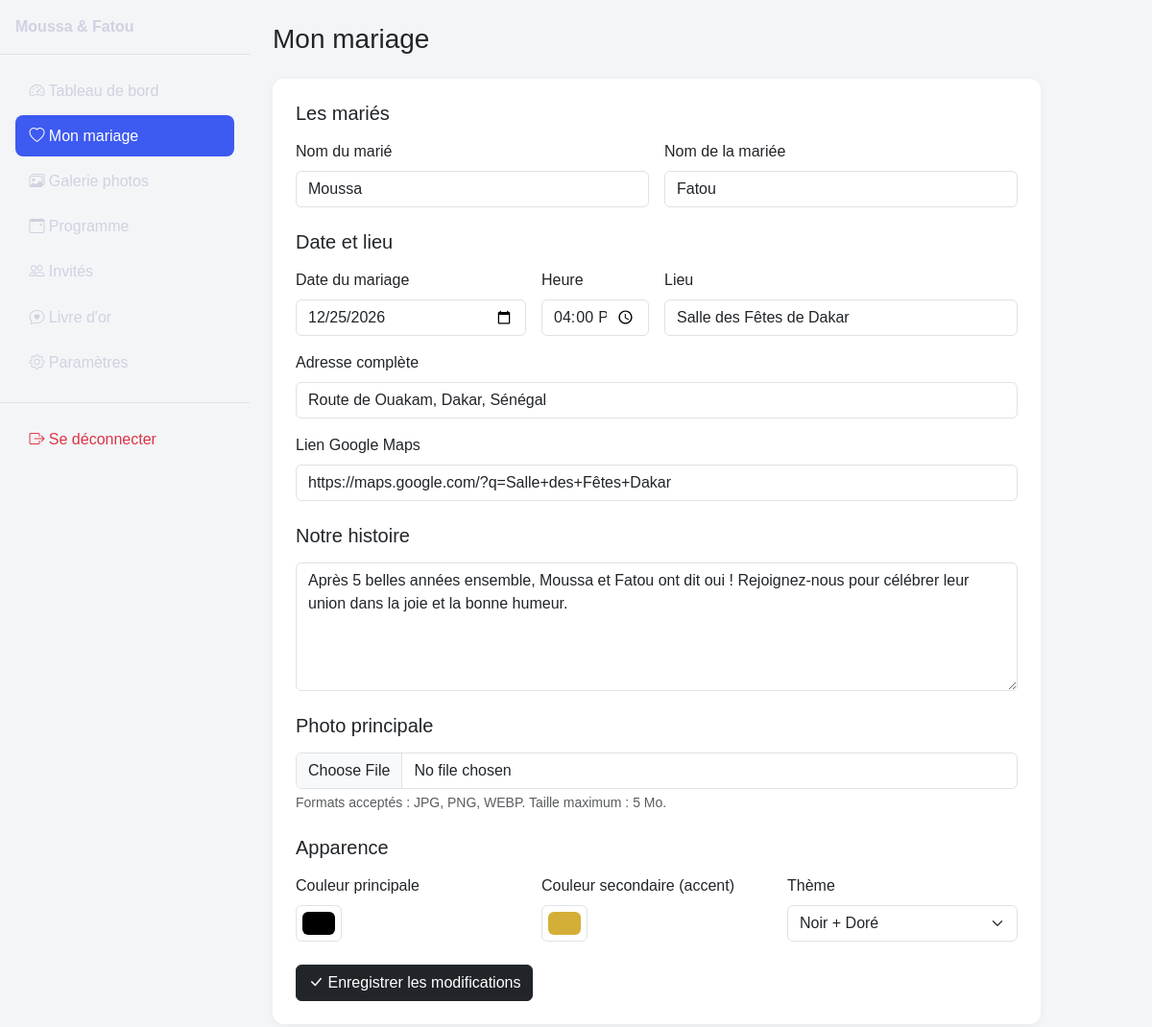
/admin/mariage.php (signed in), run on the app's committed database.
### tables this page shows
CREATE TABLE mariages (
    id INT AUTO_INCREMENT PRIMARY KEY,
    user_id INT NOT NULL,
    slug VARCHAR(150) NOT NULL UNIQUE,
    nom_marie VARCHAR(100) NOT NULL,
    nom_mariee VARCHAR(100) NOT NULL,
    date_mariage DATE NOT NULL,
    heure_mariage TIME,
    lieu VARCHAR(200),
    adresse VARCHAR(255),
    description TEXT,
    photo_principale VARCHAR(255),
    lien_google_maps VARCHAR(500),
    couleur_principale VARCHAR(20) DEFAULT '#000000',
    couleur_secondaire VARCHAR(20) DEFAULT '#D4AF37',
    theme VARCHAR(50) DEFAULT 'noir-dore',
    musique_fichier VARCHAR(255),
    date_creation DATETIME DEFAULT CURRENT_TIMESTAMP,
    FOREIGN KEY (user_id) REFERENCES users(id) ON DELETE CASCADE
);

### includes/functions.php (called while the page is built, shortened)
<?php
function e(?string $chaine): string
{
    return htmlspecialchars($chaine ?? '', ENT_QUOTES, 'UTF-8');
}

### admin/mariage.php (the view, shortened to what this page needs)
<?php
require_once __DIR__ . '/../includes/functions.php';
$pdo = getConnexionDB();
$mariageId = $_SESSION['mariage_id'];
$stmt = $pdo->prepare("SELECT * FROM mariages WHERE id = :id LIMIT 1");
$stmt->execute(['id' => $mariageId]);
$mariage = $stmt->fetch();
require_once __DIR__ . '/../includes/admin-header.php';
?>
<h1 class="h3 mb-4">Mon mariage</h1>
<form method="POST" enctype="multipart/form-data" class="carte-formulaire">
    <h5 class="mb-3">Les mariés</h5>
    <div class="row g-3 mb-4">
        <div class="col-md-6">
            <label class="form-label">Nom du marié</label>
            <input type="text" name="nom_marie" class="form-control" required value="<?= e($mariage['nom_marie']) ?>">
        </div>
        <div class="col-md-6">
            <label class="form-label">Nom de la mariée</label>
            <input type="text" name="nom_mariee" class="form-control" required value="<?= e($mariage['nom_mariee']) ?>">
        </div>
    </div>
    <h5 class="mb-3">Date et lieu</h5>
    <div class="row g-3 mb-4">
        <div class="col-md-4">
            <label class="form-label">Date du mariage</label>
            <input type="date" name="date_mariage" class="form-control" required value="<?= e($mariage['date_mariage']) ?>">
        </div>
        <div class="col-md-2">
            <label class="form-label">Heure</label>
            <input type="time" name="heure_mariage" class="form-control" value="<?= e(substr($mariage['heure_mariage'] ?? '', 0, 5)) ?>">
        </div>
        <div class="col-md-6">
            <label class="form-label">Lieu</label>
            <input type="text" name="lieu" class="form-control" value="<?= e($mariage['lieu']) ?>">
        </div>
        <div class="col-12">
            <label class="form-label">Adresse complète</label>
            <input type="text" name="adresse" class="form-control" value="<?= e($mariage['adresse']) ?>">
        </div>
        <div class="col-12">
            <label class="form-label">Lien Google Maps</label>
            <input type="url" name="lien_google_maps" class="form-control" placeholder="https://maps.google.com/..." value="<?= e($mariage['lien_google_maps']) ?>">
        </div>
    </div>
    <h5 class="mb-3">Notre histoire</h5>
    <div class="mb-4">
        <textarea name="description" class="form-control" rows="5"><?= e($mariage['description']) ?></textarea>
    </div>
    <h5 class="mb-3">Photo principale</h5>
    <div class="mb-4">
        <input type="file" name="photo_principale" class="form-control" accept=".jpg,.jpeg,.png,.webp">
        <div class="form-text">Formats acceptés : JPG, PNG, WEBP. Taille maximum : 5 Mo.</div>
    </div>
    <h5 class="mb-3">Apparence</h5>
    <div class="row g-3 mb-4">
        <div class="col-md-4">
            <label class="form-label">Couleur principale</label>
            <input type="color" name="couleur_principale" class="form-control form-control-color" value="<?= e($mariage['couleur_principale']) ?>">
        </div>
        <div class="col-md-4">
            <label class="form-label">Couleur secondaire (accent)</label>
            <input type="color" name="couleur_secondaire" class="form-control form-control-color" value="<?= e($mariage['couleur_secondaire']) ?>">
        </div>
        <div class="col-md-4">
            <label class="form-label">Thème</label>
            <select name="theme" class="form-select">
                <?php
                $themesDisponibles = [
                    'noir-dore' => 'Noir + Doré',
                    'blanc-beige' => 'Blanc + Beige',
                    'rose-poudre' => 'Rose poudré',
                    'vert-dore' => 'Vert profond + Doré',
                ];
                foreach ($themesDisponibles as $valeur => $libelle):
                ?>
                    <option value="<?= $valeur ?>" <?= $mariage['theme'] === $valeur ? 'selected' : '' ?>><?= e($libelle) ?></option>
                <?php endforeach; ?>
            </select>
        </div>
    </div>
    <button type="submit" class="btn btn-dark"><i class="bi bi-check-lg"></i> Enregistrer les modifications</button>
</form>
<?php require_once __DIR__ . '/../includes/admin-footer.php'; ?>

### includes/admin-header.php (shortened to what this page needs)
<!DOCTYPE html>
<html lang="fr">
<head>
    <link href="https://cdn.jsdelivr.net/npm/bootstrap@5.3.3/dist/css/bootstrap.min.css" rel="stylesheet">
    <link rel="stylesheet" href="https://cdn.jsdelivr.net/npm/bootstrap-icons@1.11.3/font/bootstrap-icons.css">
    <link rel="stylesheet" href="<?= BASE_URL ?>/assets/css/admin.css">
</head>
<body>
<div class="d-flex admin-layout">
    <div class="offcanvas-lg offcanvas-start admin-sidebar" tabindex="-1" id="sidebarAdmin">
        <div class="offcanvas-body d-flex flex-column p-0">
            <div class="p-3 border-bottom d-none d-lg-block">
                <strong><?= e($mariage['nom_marie']) ?> &amp; <?= e($mariage['nom_mariee']) ?></strong>
            </div>
            <ul class="nav flex-column p-3 flex-grow-1">
                <?php
                $pageActuelle = basename($_SERVER['PHP_SELF']);
                $liensMenu = [
                    ['dashboard.php', 'bi-speedometer2', 'Tableau de bord'],
                    ['mariage.php', 'bi-heart', 'Mon mariage'],
                    ['galerie.php', 'bi-images', 'Galerie photos'],
                    ['programme.php', 'bi-calendar-event', 'Programme'],
                    ['invites.php', 'bi-people', 'Invités'],
                    ['livre_or.php', 'bi-chat-heart', "Livre d'or"],
                    ['settings.php', 'bi-gear', 'Paramètres'],
                ];
                foreach ($liensMenu as [$fichier, $icone, $libelle]):
                    $estActif = ($pageActuelle === $fichier);
                ?>
                    <li class="nav-item">
                        <a class="nav-link <?= $estActif ? 'active' : '' ?>" href="<?= $fichier ?>">
                            <i class="bi <?= $icone ?>"></i> <?= e($libelle) ?>
                        </a>
                    </li>
                <?php endforeach; ?>
            </ul>
            <div class="p-3 border-top">
                <a href="logout.php" class="nav-link text-danger">
                    <i class="bi bi-box-arrow-right"></i> Se déconnecter
                </a>
            </div>
        </div>
    </div>
    <main class="flex-grow-1 admin-content p-4">

### assets/css/admin.css (style rules this page uses)
body { background-color: #f4f5f7; font-family: 'Poppins', sans-serif; }
.admin-sidebar { width: 260px; background-color: #1a1a2e; color: #cfd2e0; }
.admin-sidebar .nav-link { color: #cfd2e0; border-radius: 8px; padding: 0.6rem 0.9rem; margin-bottom: 0.25rem; transition: background-color 0.2s ease; }
.admin-sidebar .nav-link.active { background-color: #3d5af1; color: #fff; }
@media (min-width: 992px) { .admin-sidebar { min-height: 100vh; } }
.admin-content { max-width: 100%; }
.carte-formulaire { background-color: #fff; border-radius: 12px; padding: 1.5rem; box-shadow: 0 2px 8px rgba(0, 0, 0, 0.05); max-width: 800px; }

### data on the page
mariages: nom_marie "Moussa", nom_mariee "Fatou", date_mariage "12/25/2026", heure_mariage "16:00", lieu "Salle des Fêtes de Dakar", adresse "Route de Ouakam, Dakar, Sénégal", lien_google_maps "https://maps.google.com/?q=Salle+des+Fêtes+Dakar", description "Après 5 belles années ensemble, Moussa et Fatou ont dit oui ! Rejoignez-nous pour célébrer leur union dans la joie et la bonne humeur.", couleur_principale "#000000", couleur_secondaire "#d4af37", theme "Noir + Doré"

### other printed values
$libelle "Tableau de bord"
$libelle "Mon mariage"
$libelle "Galerie photos"
$libelle "Programme"
$libelle "Invités"
$libelle "Livre d'or"
$libelle "Paramètres"
